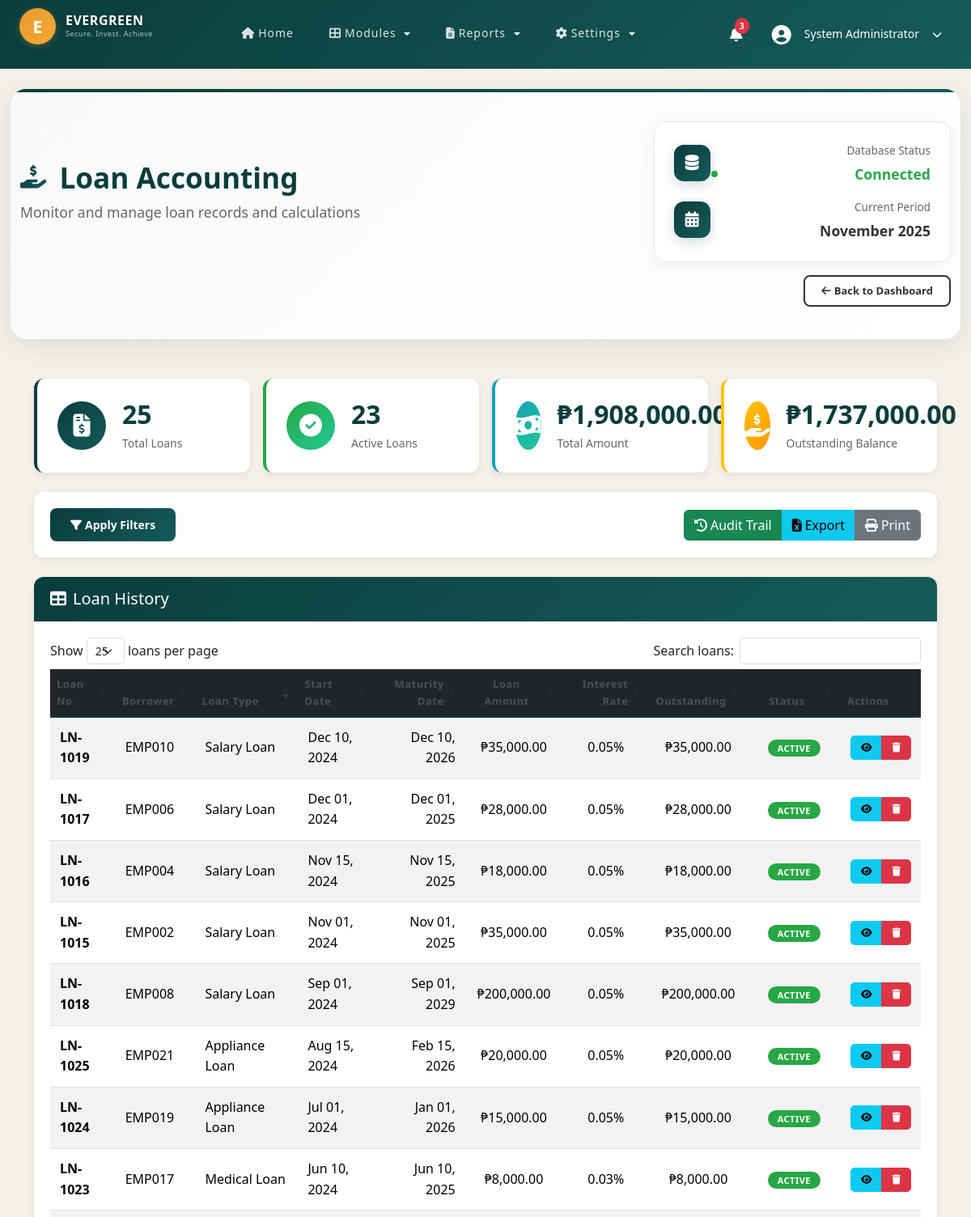
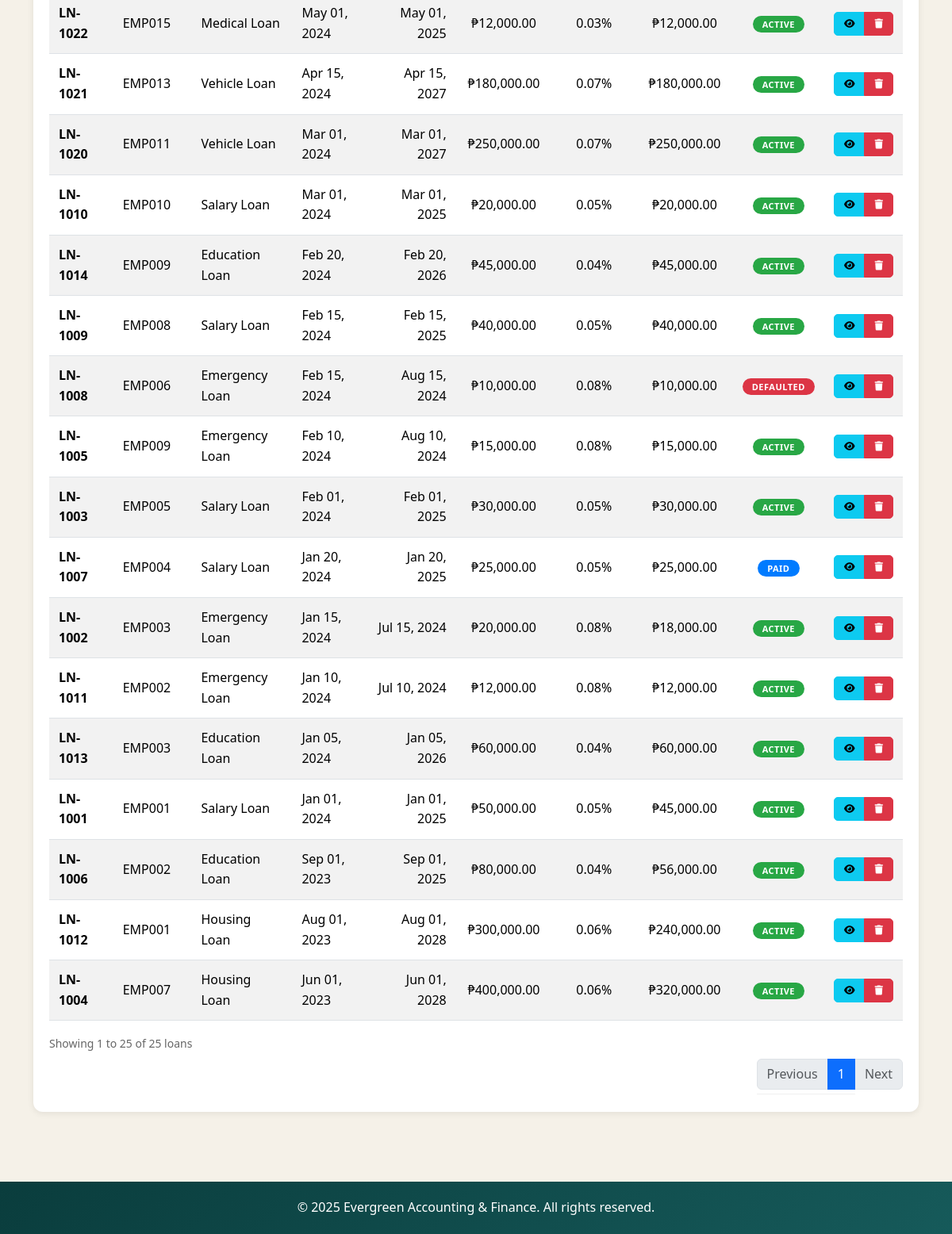
Screenshot of /modules/loan-accounting.php (signed in) with the database file from the repository (2 pictures, top to bottom).
### tables this page shows
CREATE TABLE users (
    id INT AUTO_INCREMENT PRIMARY KEY,
    username VARCHAR(50) UNIQUE NOT NULL,
    password_hash VARCHAR(255) NOT NULL,
    email VARCHAR(100) UNIQUE NOT NULL,
    full_name VARCHAR(100) NOT NULL,
    is_active BOOLEAN DEFAULT TRUE,
    last_login DATETIME,
    created_at DATETIME DEFAULT CURRENT_TIMESTAMP,
    updated_at DATETIME DEFAULT CURRENT_TIMESTAMP ON UPDATE CURRENT_TIMESTAMP
);

CREATE TABLE loans (
    id BIGINT AUTO_INCREMENT PRIMARY KEY,
    loan_no VARCHAR(50) UNIQUE NOT NULL,
    loan_type_id INT NOT NULL,
    borrower_external_no VARCHAR(100) NOT NULL,
    principal_amount DECIMAL(18,2) NOT NULL,
    interest_rate DECIMAL(6,4) NOT NULL,
    start_date DATE NOT NULL,
    term_months INT NOT NULL,
    monthly_payment DECIMAL(18,2) NOT NULL,
    current_balance DECIMAL(18,2) DEFAULT 0.00,
    status ENUM('pending','active','paid','defaulted','cancelled') DEFAULT 'pending',
    created_by INT NOT NULL,
    created_at DATETIME DEFAULT CURRENT_TIMESTAMP,
    FOREIGN KEY (loan_type_id) REFERENCES loan_types(id),
    FOREIGN KEY (created_by) REFERENCES users(id)
);

CREATE TABLE loan_types (
    id INT AUTO_INCREMENT PRIMARY KEY,
    code VARCHAR(20) UNIQUE NOT NULL,
    name VARCHAR(100) NOT NULL,
    max_amount DECIMAL(18,2),
    max_term_months INT,
    interest_rate DECIMAL(6,4) NOT NULL,
    description TEXT,
    is_active BOOLEAN DEFAULT TRUE
);

### includes/session.php (called while the page is built, shortened)
<?php
function isLoggedIn() {
    return isset($_SESSION['user_id']) && isset($_SESSION['username']);
}
function getCurrentUser() {
    if (isLoggedIn()) {
        return [
            'id' => $_SESSION['user_id'],
            'username' => $_SESSION['username'],
            'email' => $_SESSION['email'] ?? '',
            'full_name' => $_SESSION['full_name'] ?? ''
        ];
    }
    return null;
}

### modules/loan-accounting.php (the view, shortened to what this page needs)
<?php
require_once '../config/database.php';
require_once '../includes/session.php';
$current_user = getCurrentUser();
$applyFilters = isset($_GET['apply_filters']);
$sql = "SELECT
            l.id,
            l.loan_no as loan_number,
            l.borrower_external_no as borrower_name,
            l.principal_amount as loan_amount,
            l.interest_rate,
            l.term_months as loan_term,
            l.start_date,
            DATE_ADD(l.start_date, INTERVAL l.term_months MONTH) as maturity_date,
            l.current_balance as outstanding_balance,
            l.status,
            'loan' as transaction_type,
            lt.name as loan_type_name,
            '' as account_code,
            '' as account_name,
            l.created_at,
            u.full_name as created_by_name
        FROM loans l
        LEFT JOIN loan_types lt ON l.loan_type_id = lt.id
        LEFT JOIN users u ON l.created_by = u.id
        WHERE 1=1";
$sql .= " ORDER BY l.start_date DESC, l.loan_no DESC";
$loans = [];
$hasResults = false;
if ($conn) {
    $stmt = $conn->prepare($sql);
    if ($stmt === false) {
        $loans = [];
        $hasResults = false;
    } else {
        $stmt->execute();
        $result = $stmt->get_result();
        while ($row = $result->fetch_assoc()) {
            $loans[] = $row;
        }
        $hasResults = count($loans) > 0;
    }
}
$totalLoans = count($loans);
$totalAmount = 0;
$totalOutstanding = 0;
$activeLoans = 0;
foreach ($loans as $loan) {
    $totalAmount += $loan['loan_amount'];
    $totalOutstanding += $loan['outstanding_balance'];
    if ($loan['status'] === 'active') {
        $activeLoans++;
    }
}
?>
<!DOCTYPE html>
<html lang="en">
<head>
    <link href="https://cdn.jsdelivr.net/npm/bootstrap@5.3.2/dist/css/bootstrap.min.css" rel="stylesheet">
    <link rel="stylesheet" href="https://cdnjs.cloudflare.com/ajax/libs/font-awesome/6.5.1/css/all.min.css">
    <link rel="stylesheet" href="https://cdn.datatables.net/1.13.7/css/dataTables.bootstrap5.min.css">
    <link rel="stylesheet" href="../assets/css/style.css">
    <link rel="stylesheet" href="../assets/css/dashboard.css">
    <link rel="stylesheet" href="../assets/css/financial-reporting.css">
    <link rel="stylesheet" href="../assets/css/loan-accounting.css">
</head>
<body>
    <nav class="navbar navbar-expand-lg navbar-custom">
        <div class="container-fluid px-4">
            <div class="logo-section">
                <div class="logo-circle">E</div>
                <div class="logo-text">
                    <h1>EVERGREEN</h1>
                    <p>Secure. Invest. Achieve</p>
                </div>
            </div>
            <div class="collapse navbar-collapse justify-content-center" id="navbarNav">
                <ul class="navbar-nav">
                    <li class="nav-item">
                        <a class="nav-link" href="../core/dashboard.php">
                            <i class="fas fa-home me-1"></i>Home
                        </a>
                    </li>
                    <li class="nav-item dropdown">
                        <a class="nav-link dropdown-toggle" href="#" id="modulesDropdown" role="button" data-bs-toggle="dropdown" aria-expanded="false">
                            <i class="fas fa-th-large me-1"></i>Modules
                        </a>
                    </li>
                    <li class="nav-item dropdown">
                        <a class="nav-link dropdown-toggle" href="#" id="reportsDropdown" role="button" data-bs-toggle="dropdown" aria-expanded="false">
                            <i class="fas fa-file-alt me-1"></i>Reports
                        </a>
                    </li>
                    <li class="nav-item dropdown">
                        <a class="nav-link dropdown-toggle" href="#" id="settingsDropdown" role="button" data-bs-toggle="dropdown" aria-expanded="false">
                            <i class="fas fa-cog me-1"></i>Settings
                        </a>
                    </li>
                </ul>
            </div>
            <div class="d-flex align-items-center gap-3">
                <div class="dropdown d-none d-md-block">
                    <a class="nav-icon-btn" href="#" id="notificationsDropdown" role="button" data-bs-toggle="dropdown" aria-expanded="false">
                        <i class="fas fa-bell"></i>
                        <span class="notification-badge">3</span>
                    </a>
                </div>
                <div class="dropdown">
                    <a class="user-profile-btn" href="#" id="userDropdown" role="button" data-bs-toggle="dropdown" aria-expanded="false">
                        <i class="fas fa-user-circle me-2"></i>
                        <span class="d-none d-lg-inline"><?php echo htmlspecialchars($current_user['full_name']); ?></span>
                        <i class="fas fa-chevron-down ms-2 d-none d-lg-inline"></i>
                    </a>
                </div>
            </div>
        </div>
    </nav>
    <main class="container-fluid py-4">
        <div class="beautiful-page-header mb-5">
            <div class="container-fluid">
                <div class="row align-items-center">
                    <div class="col-lg-8">
                        <div class="header-content">
                            <h1 class="page-title-beautiful">
                                <i class="fas fa-hand-holding-usd me-3"></i>
                                Loan Accounting
                            </h1>
                            <p class="page-subtitle-beautiful">
                                Monitor and manage loan records and calculations
                            </p>
                        </div>
                    </div>
                    <div class="col-lg-4 text-lg-end">
                        <div class="header-info-card">
                            <div class="info-item">
                                <div class="info-icon">
                                    <i class="fas fa-database"></i>
                                </div>
                                <div class="info-content">
                                    <div class="info-label">Database Status</div>
                                    <div class="info-value status-connected">Connected</div>
                                </div>
                            </div>
                            <div class="info-item">
                                <div class="info-icon">
                                    <i class="fas fa-calendar-alt"></i>
                                </div>
                                <div class="info-content">
                                    <div class="info-label">Current Period</div>
                                    <div class="info-value"><?php echo date('F Y'); ?></div>
                                </div>
                            </div>
                        </div>
                    </div>
                </div>
                <div class="header-actions mt-3">
                    <a href="../core/dashboard.php" class="btn btn-outline-secondary">
                        <i class="fas fa-arrow-left me-1"></i>Back to Dashboard
                    </a>
                </div>
            </div>
        </div>
        <div class="container">
        <div class="row g-3 mb-4">
            <div class="col-md-3 col-sm-6">
                <div class="stat-card stat-card-primary">
                    <div class="stat-icon">
                        <i class="fas fa-file-invoice-dollar"></i>
                    </div>
                    <div class="stat-content">
                        <h3><?php echo $totalLoans; ?></h3>
                        <p>Total Loans</p>
                    </div>
                </div>
            </div>
            <div class="col-md-3 col-sm-6">
                <div class="stat-card stat-card-success">
                    <div class="stat-icon">
                        <i class="fas fa-check-circle"></i>
                    </div>
                    <div class="stat-content">
                        <h3><?php echo $activeLoans; ?></h3>
                        <p>Active Loans</p>
                    </div>
                </div>
            </div>
            <div class="col-md-3 col-sm-6">
                <div class="stat-card stat-card-info">
                    <div class="stat-icon">
                        <i class="fas fa-money-bill-wave"></i>
                    </div>
                    <div class="stat-content">
                        <h3>₱<?php echo number_format($totalAmount, 2); ?></h3>
                        <p>Total Amount</p>
                    </div>
                </div>
            </div>
            <div class="col-md-3 col-sm-6">
                <div class="stat-card stat-card-warning">
                    <div class="stat-icon">
                        <i class="fas fa-hand-holding-usd"></i>
                    </div>
                    <div class="stat-content">
                        <h3>₱<?php echo number_format($totalOutstanding, 2); ?></h3>
                        <p>Outstanding Balance</p>
                    </div>
                </div>
            </div>
        </div>
        <div class="card mb-4">
            <div class="card-body">
                <div class="d-flex justify-content-between align-items-center flex-wrap gap-2">
                    <div>
                        <button type="button" class="btn btn-primary" id="btnShowFilters">
                            <i class="fas fa-filter me-1"></i>Apply Filters
                        </button>
                    </div>
                    <div class="btn-group">
                        <button type="button" class="btn btn-success" onclick="viewAuditTrail()">
                            <i class="fas fa-history me-1"></i>Audit Trail
                        </button>
                        <button type="button" class="btn btn-info" onclick="exportToExcel()">
                            <i class="fas fa-file-excel me-1"></i>Export
                        </button>
                        <button type="button" class="btn btn-secondary" onclick="printTable()">
                            <i class="fas fa-print me-1"></i>Print
                        </button>
                    </div>
                </div>
            </div>
        </div>
        <div class="card">
            <div class="card-header bg-light">
                <h5 class="mb-0"><i class="fas fa-table me-2"></i>Loan History</h5>
            </div>
            <div class="card-body">
                <?php if ($applyFilters && !$hasResults): ?>
                <div class="empty-state">
                    <i class="fas fa-search"></i>
                    <h4>No Existing Information Found</h4>
                    <p>No loans match your filter criteria. Try adjusting your filters.</p>
                    <button class="btn btn-primary mt-3" onclick="clearFilters()">
                        <i class="fas fa-times me-1"></i>Clear Filters
                    </button>
                </div>
                <?php elseif ($hasResults): ?>
                <div class="table-responsive">
                    <table id="loanTable" class="table table-hover table-striped">
                        <thead class="table-dark">
                            <tr>
                                <th>Loan No.</th>
                                <th>Borrower</th>
                                <th>Loan Type</th>
                                <th>Start Date</th>
                                <th>Maturity Date</th>
                                <th>Loan Amount</th>
                                <th>Interest Rate</th>
                                <th>Outstanding</th>
                                <th>Status</th>
                                <th>Actions</th>
                            </tr>
                        </thead>
                        <tbody>
                            <?php foreach ($loans as $loan): ?>
                            <tr>
                                <td><strong><?php echo htmlspecialchars($loan['loan_number']); ?></strong></td>
                                <td><?php echo htmlspecialchars($loan['borrower_name']); ?></td>
                                <td><?php echo htmlspecialchars($loan['loan_type_name'] ?? 'N/A'); ?></td>
                                <td><?php echo date('M d, Y', strtotime($loan['start_date'])); ?></td>
                                <td><?php echo date('M d, Y', strtotime($loan['maturity_date'])); ?></td>
                                <td class="text-end">₱<?php echo number_format($loan['loan_amount'], 2); ?></td>
                                <td class="text-center"><?php echo number_format($loan['interest_rate'], 2); ?>%</td>
                                <td class="text-end">₱<?php echo number_format($loan['outstanding_balance'], 2); ?></td>
                                <td>
                                    <span class="badge status-<?php echo strtolower($loan['status']); ?>">
                                        <?php echo ucfirst($loan['status']); ?>
                                    </span>
                                </td>
                                <td>
                                    <div class="btn-group btn-group-sm">
                                        <button class="btn btn-info btn-action" onclick="viewLoanDetails(<?php echo $loan['id']; ?>)" title="View Details">
                                            <i class="fas fa-eye"></i>
                                        </button>
                                        <button class="btn btn-danger btn-action" onclick="deleteLoan(<?php echo $loan['id']; ?>)" title="Delete">
                                            <i class="fas fa-trash"></i>
                                        </button>
                                    </div>
                                </td>
                            </tr>
                            <?php endforeach; ?>
                        </tbody>
                    </table>
                </div>
                <?php endif; ?>
            </div>
        </div>
        </div>
    </main>
    <footer>
        <div class="container">
            <p class="mb-0">&copy; <?php echo date('Y'); ?> Evergreen Accounting & Finance. All rights reserved.</p>
        </div>
    </footer>
</body>
</html>

### rows the page displays
users: full_name "System Administrator"
loans: loan_no "LN-1019", borrower_external_no "EMP010", loan_type.name "Salary Loan", start_date "Dec 10, 2024", maturity_date "Dec 10, 2026", principal_amount "35,000.00", interest_rate "0.05", current_balance "35,000.00", status "ACTIVE"
loans: loan_no "LN-1017", borrower_external_no "EMP006", loan_type.name "Salary Loan", start_date "Dec 01, 2024", maturity_date "Dec 01, 2025", principal_amount "28,000.00", interest_rate "0.05", current_balance "28,000.00", status "ACTIVE"
loans: loan_no "LN-1016", borrower_external_no "EMP004", loan_type.name "Salary Loan", start_date "Nov 15, 2024", maturity_date "Nov 15, 2025", principal_amount "18,000.00", interest_rate "0.05", current_balance "18,000.00", status "ACTIVE"
loans: loan_no "LN-1015", borrower_external_no "EMP002", loan_type.name "Salary Loan", start_date "Nov 01, 2024", maturity_date "Nov 01, 2025", principal_amount "35,000.00", interest_rate "0.05", current_balance "35,000.00", status "ACTIVE"
loans: loan_no "LN-1018", borrower_external_no "EMP008", loan_type.name "Salary Loan", start_date "Sep 01, 2024", maturity_date "Sep 01, 2029", principal_amount "200,000.00", interest_rate "0.05", current_balance "200,000.00", status "ACTIVE"
loans: loan_no "LN-1025", borrower_external_no "EMP021", loan_type.name "Appliance Loan", start_date "Aug 15, 2024", maturity_date "Feb 15, 2026", principal_amount "20,000.00", interest_rate "0.05", current_balance "20,000.00", status "ACTIVE"
loans: loan_no "LN-1024", borrower_external_no "EMP019", loan_type.name "Appliance Loan", start_date "Jul 01, 2024", maturity_date "Jan 01, 2026", principal_amount "15,000.00", interest_rate "0.05", current_balance "15,000.00", status "ACTIVE"
loans: loan_no "LN-1023", borrower_external_no "EMP017", loan_type.name "Medical Loan", start_date "Jun 10, 2024", maturity_date "Jun 10, 2025", principal_amount "8,000.00", interest_rate "0.03", current_balance "8,000.00", status "ACTIVE"
loans: loan_no "LN-1022", borrower_external_no "EMP015", loan_type.name "Medical Loan", start_date "May 01, 2024", maturity_date "May 01, 2025", principal_amount "12,000.00", interest_rate "0.03", current_balance "12,000.00", status "ACTIVE"
loans: loan_no "LN-1021", borrower_external_no "EMP013", loan_type.name "Vehicle Loan", start_date "Apr 15, 2024", maturity_date "Apr 15, 2027", principal_amount "180,000.00", interest_rate "0.07", current_balance "180,000.00", status "ACTIVE"
loans: loan_no "LN-1020", borrower_external_no "EMP011", loan_type.name "Vehicle Loan", start_date "Mar 01, 2024", maturity_date "Mar 01, 2027", principal_amount "250,000.00", interest_rate "0.07", current_balance "250,000.00", status "ACTIVE"
loans: loan_no "LN-1010", borrower_external_no "EMP010", loan_type.name "Salary Loan", start_date "Mar 01, 2024", maturity_date "Mar 01, 2025", principal_amount "20,000.00", interest_rate "0.05", current_balance "20,000.00", status "ACTIVE"
loans: loan_no "LN-1014", borrower_external_no "EMP009", loan_type.name "Education Loan", start_date "Feb 20, 2024", maturity_date "Feb 20, 2026", principal_amount "45,000.00", interest_rate "0.04", current_balance "45,000.00", status "ACTIVE"
loans: loan_no "LN-1009", borrower_external_no "EMP008", loan_type.name "Salary Loan", start_date "Feb 15, 2024", maturity_date "Feb 15, 2025", principal_amount "40,000.00", interest_rate "0.05", current_balance "40,000.00", status "ACTIVE"
loans: loan_no "LN-1008", borrower_external_no "EMP006", loan_type.name "Emergency Loan", start_date "Feb 15, 2024", maturity_date "Aug 15, 2024", principal_amount "10,000.00", interest_rate "0.08", current_balance "10,000.00", status "DEFAULTED"
loans: loan_no "LN-1005", borrower_external_no "EMP009", loan_type.name "Emergency Loan", start_date "Feb 10, 2024", maturity_date "Aug 10, 2024", principal_amount "15,000.00", interest_rate "0.08", current_balance "15,000.00", status "ACTIVE"
loans: loan_no "LN-1003", borrower_external_no "EMP005", loan_type.name "Salary Loan", start_date "Feb 01, 2024", maturity_date "Feb 01, 2025", principal_amount "30,000.00", interest_rate "0.05", current_balance "30,000.00", status "ACTIVE"
loans: loan_no "LN-1007", borrower_external_no "EMP004", loan_type.name "Salary Loan", start_date "Jan 20, 2024", maturity_date "Jan 20, 2025", principal_amount "25,000.00", interest_rate "0.05", current_balance "25,000.00", status "PAID"
loans: loan_no "LN-1002", borrower_external_no "EMP003", loan_type.name "Emergency Loan", start_date "Jan 15, 2024", maturity_date "Jul 15, 2024", principal_amount "20,000.00", interest_rate "0.08", current_balance "18,000.00", status "ACTIVE"
loans: loan_no "LN-1011", borrower_external_no "EMP002", loan_type.name "Emergency Loan", start_date "Jan 10, 2024", maturity_date "Jul 10, 2024", principal_amount "12,000.00", interest_rate "0.08", current_balance "12,000.00", status "ACTIVE"
loans: loan_no "LN-1013", borrower_external_no "EMP003", loan_type.name "Education Loan", start_date "Jan 05, 2024", maturity_date "Jan 05, 2026", principal_amount "60,000.00", interest_rate "0.04", current_balance "60,000.00", status "ACTIVE"
loans: loan_no "LN-1001", borrower_external_no "EMP001", loan_type.name "Salary Loan", start_date "Jan 01, 2024", maturity_date "Jan 01, 2025", principal_amount "50,000.00", interest_rate "0.05", current_balance "45,000.00", status "ACTIVE"
loans: loan_no "LN-1006", borrower_external_no "EMP002", loan_type.name "Education Loan", start_date "Sep 01, 2023", maturity_date "Sep 01, 2025", principal_amount "80,000.00", interest_rate "0.04", current_balance "56,000.00", status "ACTIVE"
loans: loan_no "LN-1012", borrower_external_no "EMP001", loan_type.name "Housing Loan", start_date "Aug 01, 2023", maturity_date "Aug 01, 2028", principal_amount "300,000.00", interest_rate "0.06", current_balance "240,000.00", status "ACTIVE"
loans: loan_no "LN-1004", borrower_external_no "EMP007", loan_type.name "Housing Loan", start_date "Jun 01, 2023", maturity_date "Jun 01, 2028", principal_amount "400,000.00", interest_rate "0.06", current_balance "320,000.00", status "ACTIVE"

### other values shown
$totalLoans "25"
$activeLoans "23"
$totalAmount "1,908,000.00"
$totalOutstanding "1,737,000.00"
